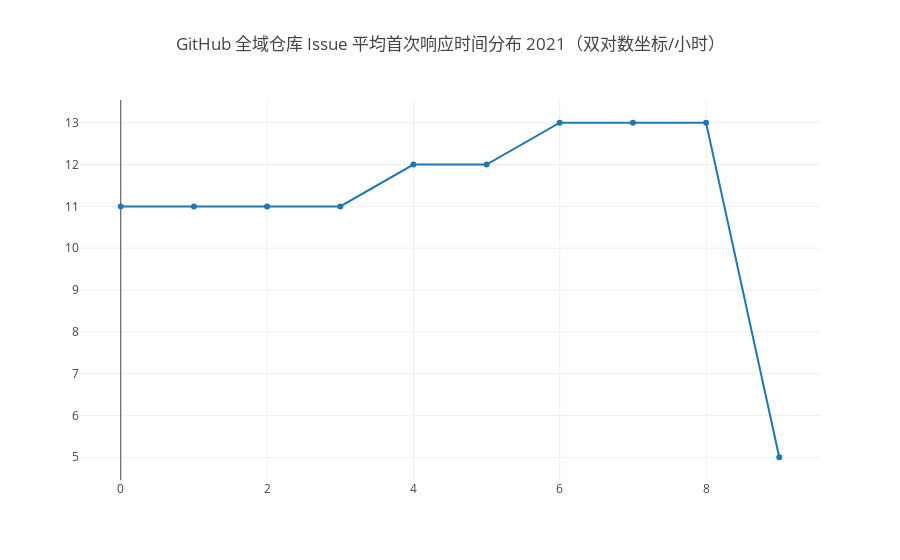

Notebook code cell kept with this figure:
### Markdown cell above
### Issue 平均首次响应时间

### Code cell
openDigger.driver.clickhouse.query(`
SELECT floor(log(COUNT(repo_id))) AS repo_count_log, floor(log(issue_first_response_hour_avg)) AS issue_first_response_hour_avg_log FROM
    (SELECT repo_id, ceil(avg(issue_first_response_hour)) AS issue_first_response_hour_avg FROM
        (SELECT repo_id, issue_id, ceil(dateDiff('hour', any(issue_created_at), min(created_at))) AS issue_first_response_hour
        FROM github_log.year${year}
        WHERE type='IssueCommentEvent' AND action='created' AND toYear(issue_created_at)=${year}
        GROUP BY repo_id, issue_id
        HAVING issue_first_response_hour > 0)
    GROUP BY repo_id)
GROUP BY issue_first_response_hour_avg_log
ORDER BY issue_first_response_hour_avg_log
`).then(data => {
    openDigger.render.plotly([{
        x: data.map(d => d.issue_first_response_hour_avg_log),
        y: data.map(d => d.repo_count_log),
        name: 'log(仓库数量)'
    }], {title: `GitHub 全域仓库 Issue 平均首次响应时间分布 ${year}（双对数坐标/小时）` })
});

### Figure 1 — Plotly figure (JSON) as saved in the notebook; plotly's stock layout.template omitted (floating-point values rounded to 4 significant figures)
{"data": [{"name": "log(仓库数量)", "x": [0, 1, 2, 3, 4, 5, 6, 7, 8, 9], "y": [11, 11, 11, 11, 12, 12, 13, 13, 13, 5]}], "layout": {"autosize": true, "title": {"text": "GitHub 全域仓库 Issue 平均首次响应时间分布 2021（双对数坐标/小时）"}, "xaxis": {"autorange": true, "range": [-0.5399, 9.54], "type": "linear"}, "yaxis": {"autorange": true, "range": [4.34, 13.66], "type": "linear"}}}
